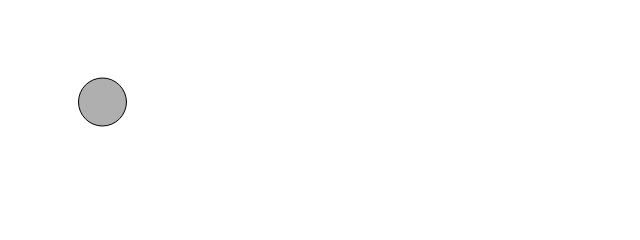
Frame 1 (no input)
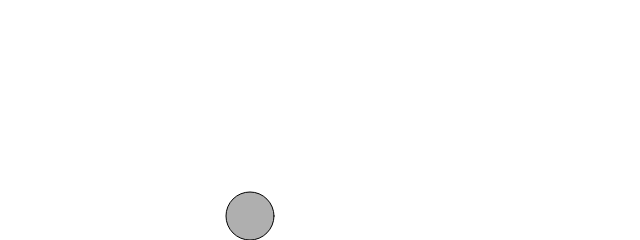
Frame 60 (no input)
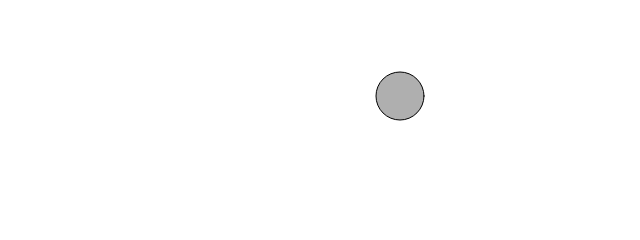
Frame 120 (the mouse pressed at the canvas centre since frame 60)

The p5.js sketch that drew these frames (run headless with seeded random() and noise() and a simulated clock; from frame 60 on, the mouse is pressed at the canvas centre):

// p5.js sketch
// ── sketch.js
let x = 100;
let y = 100;
let xspeed = 2.5;
let yspeed = 2;

function setup() {
  createCanvas(640, 240);
}

function draw() {
  background(255);

  x += xspeed;
  y += yspeed;

  if (x > width - 24 || x < 24) {
    xspeed = xspeed * -1;
  }

  if (y > height - 24 || y < 24) {
    yspeed = yspeed * -1;
  }

  stroke(0);
  fill(175);
  circle(x, y, 48);
}
